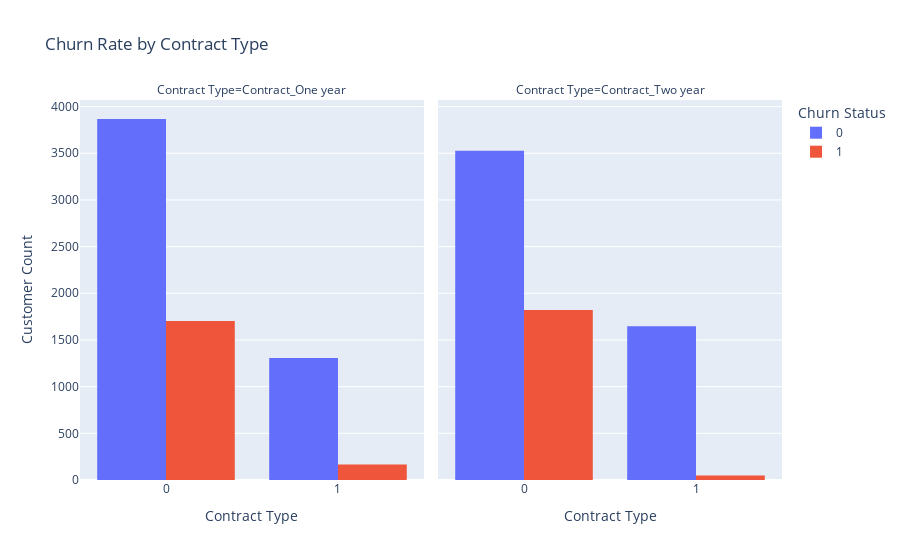

The code cell stored with this chart in its notebook:
### Markdown cell above
This box plot visualizes the relationship between tenure (in months) and churn.

1. Customers who did not churn (0) generally have a higher median tenure compared to those who churned (1).

2. The box for non-churners extends up to about 70 months, showing that long-tenured customers are more likely to stay.

3. For churners, the box plot is skewed toward shorter tenure periods, indicating that newer customers are more prone to leaving.

### Code cell
# In the combined plot, facet_col="variable" separates the data for each contract type into distinct subplots,
# making it easier to visually compare churn rates across contract types. This approach provides a clear,
#interactive view for both contract types.

# Combining both contract types in one plot
fig_combined = px.histogram(numeric_df.melt(id_vars=["Churn"], 
                                            value_vars=["Contract_One year", "Contract_Two year"]),
                            x="value", color="Churn", barmode="group",
                            facet_col="variable",
                            title="Churn Rate by Contract Type",
                            labels={"value": "Contract Type", "Churn": "Churn Status", "variable": "Contract Type"})
fig_combined.update_layout(xaxis_title="Contract Type", yaxis_title="Customer Count")
fig_combined.show()

### Figure 1 — Plotly figure (JSON) as saved in the notebook; plotly's stock layout.template omitted (floating-point values rounded to 4 significant figures; data arrays with more than 128 entries replaced by an {"elided": "..."} marker saying what was removed)
{"data": [{"alignmentgroup": "True", "bingroup": "x", "hovertemplate": "Churn Status=0<br>Contract Type=%{x}<br>count=%{y}<extra></extra>", "legendgroup": "0", "marker": {"color": "#636efa", "pattern": {"shape": ""}}, "name": "0", "offsetgroup": "0", "orientation": "v", "showlegend": true, "type": "histogram", "x": {"elided": "5174 int values"}, "xaxis": "x", "yaxis": "y"}, {"alignmentgroup": "True", "bingroup": "x", "hovertemplate": "Churn Status=0<br>Contract Type=%{x}<br>count=%{y}<extra></extra>", "legendgroup": "0", "marker": {"color": "#636efa", "pattern": {"shape": ""}}, "name": "0", "offsetgroup": "0", "orientation": "v", "showlegend": false, "type": "histogram", "x": {"elided": "5174 int values"}, "xaxis": "x2", "yaxis": "y2"}, {"alignmentgroup": "True", "bingroup": "x", "hovertemplate": "Churn Status=1<br>Contract Type=%{x}<br>count=%{y}<extra></extra>", "legendgroup": "1", "marker": {"color": "#EF553B", "pattern": {"shape": ""}}, "name": "1", "offsetgroup": "1", "orientation": "v", "showlegend": true, "type": "histogram", "x": {"elided": "1869 int values"}, "xaxis": "x", "yaxis": "y"}, {"alignmentgroup": "True", "bingroup": "x", "hovertemplate": "Churn Status=1<br>Contract Type=%{x}<br>count=%{y}<extra></extra>", "legendgroup": "1", "marker": {"color": "#EF553B", "pattern": {"shape": ""}}, "name": "1", "offsetgroup": "1", "orientation": "v", "showlegend": false, "type": "histogram", "x": {"elided": "1869 int values"}, "xaxis": "x2", "yaxis": "y2"}], "layout": {"annotations": [{"font": {}, "showarrow": false, "text": "Contract Type=Contract_One year", "x": 0.245, "xanchor": "center", "xref": "paper", "y": 1, "yanchor": "bottom", "yref": "paper"}, {"font": {}, "showarrow": false, "text": "Contract Type=Contract_Two year", "x": 0.755, "xanchor": "center", "xref": "paper", "y": 1, "yanchor": "bottom", "yref": "paper"}], "barmode": "group", "legend": {"title": {"text": "Churn Status"}, "tracegroupgap": 0}, "title": {"text": "Churn Rate by Contract Type"}, "xaxis": {"anchor": "y", "domain": [0, 0.49], "title": {"text": "Contract Type"}}, "xaxis2": {"anchor": "y2", "domain": [0.51, 1], "matches": "x", "title": {"text": "Contract Type"}}, "yaxis": {"anchor": "x", "domain": [0, 1], "title": {"text": "Customer Count"}}, "yaxis2": {"anchor": "x2", "domain": [0, 1], "matches": "y", "showticklabels": false}}}
